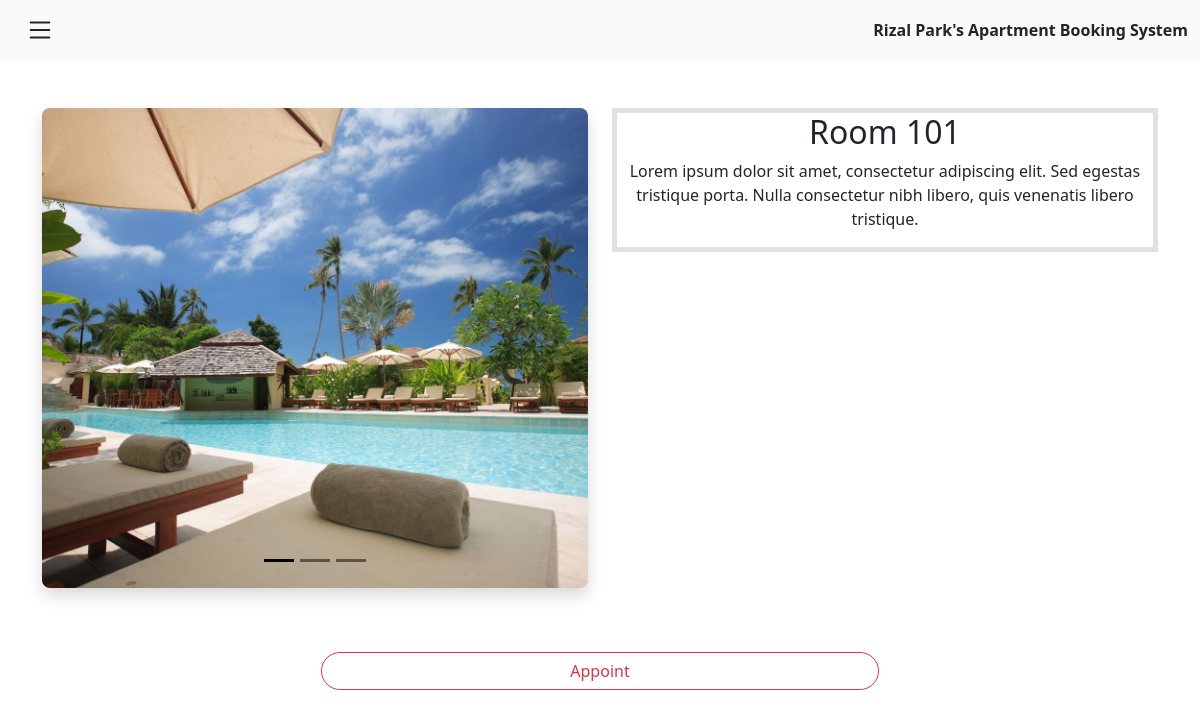
/roomDetails.php?userId=1&rID=4, run on the app's committed database.
### tables this page shows
CREATE TABLE `rooms` (
  `rID` int(11) NOT NULL,
  `title` varchar(255) NOT NULL,
  `picture` longtext NOT NULL,
  `description` longtext NOT NULL
);

### components/retrieveRooms.php (called while the page is built, shortened)
<?php
require 'connect.php';
$query = "SELECT * FROM rooms";
$result = mysqli_query($conn, $query);
if ($result) {
    $rooms = array();
    while ($row = mysqli_fetch_assoc($result)) {
        $rooms[] = $row;
    }
} else {
    echo "Error executing the query: " . mysqli_error($conn);
}
?>

### roomDetails.php (the view, shortened to what this page needs)
<?php
require 'components/retrieveRooms.php';
require 'components/navbar.php';
if (isset($_GET['rID'])) {
    $roomID = intval($_GET['rID']);
    $selectedRoom = null;
    foreach ($rooms as $room) {
        if ($room['rID'] == $roomID) {
            $selectedRoom = $room;
            break;
        }
    }
    if ($selectedRoom) {
        $title = $selectedRoom['title'];
        $description = $selectedRoom['description'];
        $picture = $selectedRoom['picture'];
    } else {
        $title = 'Room Not Found';
        $description = 'This room does not exist or has been removed.';
        $picture = 'path/to/default-image.jpg';
        $pictureUrls = [];
    }
} else {
    $title = 'Room Not Specified';
    $description = 'Please select a valid room.';
    $picture = 'path/to/default-image.jpg';
    $pictureUrls = [];
}
$pictureUrls = ($picture !== '') ? array_filter(explode("\n", $picture), 'trim') : [];
?>
</head>
<div class="container mt-0 mt-lg-5">
    <div class="row mb-3 mb-lg-5">
        <div class="col-lg-6 mb-3">
            <?php if (!empty($pictureUrls)): ?>
                <?php if (count($pictureUrls) > 1): ?>
                    <div id="carouselIndicators" class="carousel slide carousel-dark bg-danger-subtle rounded rounded-3 shadow"
                        data-bs-ride="carousel">
                        <div id="carouselIndicatorsOutside" class="carousel-indicators d-block d-flex justify-content-center">
                            <?php for ($i = 0; $i < count($pictureUrls); $i++): ?>
                                <button type="button" data-bs-target="#carouselIndicators" data-bs-slide-to="<?php echo $i; ?>"
                                    <?php echo ($i === 0) ? 'class="active" aria-current="true"' : ''; ?>
                                    aria-label="Slide <?php echo $i + 1; ?>"></button>
                            <?php endfor; ?>
                        </div>
                        <div class="carousel-inner">
                            <?php for ($i = 0; $i < count($pictureUrls); $i++): ?>
                                <div class="carousel-item <?php echo ($i === 0) ? 'active' : ''; ?>">
                                    <?php if (isset($pictureUrls[$i])): ?>
                                        <img src="<?php echo trim($pictureUrls[$i]); ?>"
                                            class="d-block object-fit-cover rounded rounded-3" alt="...">
                                    <?php endif; ?>
                                </div>
                            <?php endfor; ?>
                        </div>
                    </div>
                <?php endif; ?>
            <?php endif; ?>
        </div>
        <div class="col-lg-6">
            <div class="container text-center border border-5">
                <div class="row">
                    <div class="col">
                        <h2>
                            <?php echo $title; ?>
                        </h2>
                    </div>
                </div>
                <div class="row">
                    <div class="col">
                        <p>
                            <?php echo $description; ?>
                        </p>
                    </div>
                </div>
            </div>
        </div>
    </div>
    <div class="row mb-5">
        <div class="d-flex justify-content-center">
            <?php if (isset($_GET['userId'])): ?>
                <a href="bookForm.php?userId=<?php echo urlencode($_GET['userId']); ?>&rID=<?php echo $room['rID']; ?>"
                    class="btn btn-outline-danger rounded-pill w-50 text-decoration-none">Appoint</a>
            <?php else: ?>
                <a href="login.php" class="btn btn-outline-danger rounded-pill w-50 text-decoration-none">Appoint</a>
            <?php endif; ?>
        </div>
    </div>
</div>

### roomDetails.php (style rules this page uses)
img { width: 100%; height: 30em; object-fit: cover; margin: 0 auto; }

### data on the page
rooms: title "Room 101", description "Lorem ipsum dolor sit amet, consectetur adipiscing elit. Sed egestas tristique porta. Nulla consectetur nibh libero, quis venenatis libero tristique."
